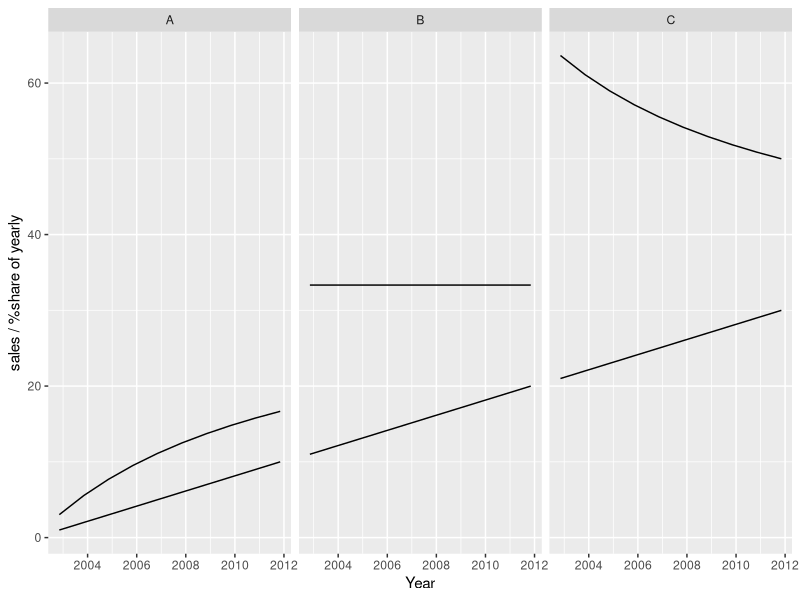

The R script that drew this image:
install.packages("tibble")
library(tibble)
library(dplyr)
library(ggplot2)

#Task 1
DS = tribble(
  ~fk_account_code, ~Ansvar, ~fk_function_code, ~fk_project_code, ~amount,
  101030,40220,"Det",3432,1493.00,
  101030,40220,"Met",3586,2827.00,
  101030,40320,"Det",3456,49440.00,
  101030,40330,"Sal",NA,870716.00,
  101030,40350,"Met",NA,559928.00,
  101030,40360,"Sal",NA,125534.00,
  101030,40280,"Pol",NA,251611.00)

#1
DS <- DS %>%
  select(-fk_account_code)

#2
DS$Ansvar <- as.character(DS$Ansvar)
DS %>%
  group_by(substr(Ansvar, start = 1, stop = 3)) %>%
  summarise(sum = sum(amount)) %>%
  rename(ansvar = "substr(Ansvar, start = 1, stop = 3)")

#3
DS %>%
  mutate(new_function_code = case_when(
    fk_function_code == "Det" ~ "supplies",
    fk_function_code == "Sal" ~"inventories",
    fk_function_code == "Met" ~"inventories",
    fk_function_code == "Pol" ~"other expenses"))
  
#Task 2
df <- data.frame(Product=gl(3,10,labels=c("A","B","C")), 
                 Year=factor(rep(2002:2011,3)), 
                 Sales=1:30)
glimpse(df)

#1
df2 <- df %>%
  group_by(Year) %>%
  mutate(yearly_sales = sum(Sales)) %>%
  group_by(Year,Product) %>%
  summarise(prod_sales = sum(Sales), share_of_yearly = sum(Sales)/yearly_sales*100)

df2 

#2
ggplot(df2) +
  geom_line(aes(x=as.Date(Year, "%Y"), y=prod_sales)) +
  geom_line(aes(as.Date(Year, "%Y"), share_of_yearly)) +
  facet_wrap(~Product) +
  labs(x = "Year", y = "sales / %share of yearly")

